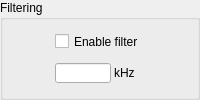
                      <widget class="QGroupBox" name="groupBox_6">
                       <property name="sizePolicy">
                        <sizepolicy hsizetype="Expanding" vsizetype="Expanding">
                         <horstretch>0</horstretch>
                         <verstretch>0</verstretch>
                        </sizepolicy>
                       </property>
                       <property name="title">
                        <string>Filtering</string>
                       </property>
                       <layout class="QHBoxLayout" name="horizontalLayout_30">
                        <property name="spacing">
                         <number>3</number>
                        </property>
                        <property name="leftMargin">
                         <number>3</number>
                        </property>
                        <property name="topMargin">
                         <number>3</number>
                        </property>
                        <property name="rightMargin">
                         <number>3</number>
                        </property>
                        <property name="bottomMargin">
                         <number>3</number>
                        </property>
                        <item>
                         <layout class="QVBoxLayout" name="verticalLayout_3">
                          <property name="spacing">
                           <number>3</number>
                          </property>
                          <item alignment="Qt::AlignHCenter">
                           <widget class="QCheckBox" name="checkBox_enableLivePreviewFilter">
                            <property name="maximumSize">
                             <size>
                              <width>16777215</width>
                              <height>17</height>
                             </size>
                            </property>
                            <property name="text">
                             <string>Enable filter</string>
                            </property>
                           </widget>
                          </item>
                          <item>
                           <layout class="QHBoxLayout" name="horizontalLayout_4">
                            <property name="spacing">
                             <number>3</number>
                            </property>
                            <item>
                             <widget class="QLineEdit" name="lineEdit_livePreviewFilterBandwidth">
                              <property name="maximumSize">
                               <size>
                                <width>56</width>
                                <height>20</height>
                               </size>
                              </property>
                              <property name="text">
                               <string/>
                              </property>
                              <property name="alignment">
                               <set>Qt::AlignRight|Qt::AlignTrailing|Qt::AlignVCenter</set>
                              </property>
                             </widget>
                            </item>
                            <item>
                             <widget class="QLabel" name="label_20">
                              <property name="maximumSize">
                               <size>
                                <width>31</width>
                                <height>20</height>
                               </size>
                              </property>
                              <property name="text">
                               <string>kHz</string>
                              </property>
                             </widget>
                            </item>
                           </layout>
                          </item>
                         </layout>
                        </item>
                       </layout>
                      </widget>
